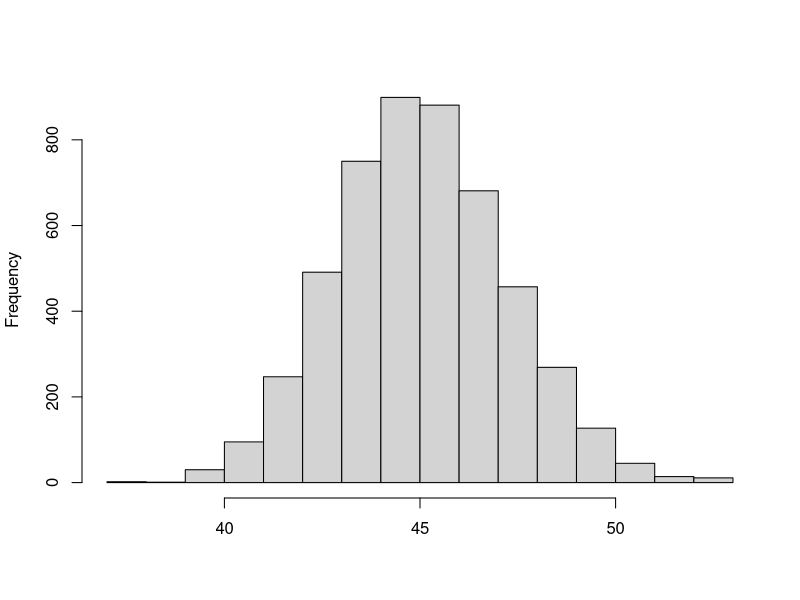
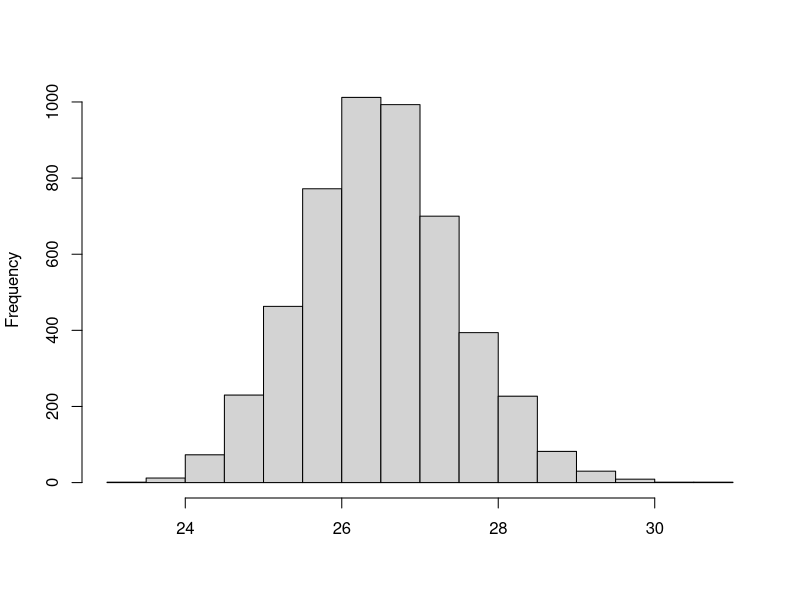

Recreate these plots in R, in order.
# CODE1001
rm(list=ls()) # CLEAR WORKSPACE
set.seed(123)

nindiv <- 2000
nmark <- 150
nsamples <- nindiv*nmark
# GENERATE COVARIATE MATRIX FROM BINOMIAL DISTRIBUTION
X<-matrix(nrow=nindiv,ncol=nmark,
          rbinom(n=nsamples,size=2,p=.5))
#########################################################
# CHOOSE VALUE FOR MEAN mu 
mu <- 10
# CHOOSE VALUE FOR ENVIRONMENTAL VARIANCE ves
ves<-20
b<-matrix(data=0.0,nrow=nmark,ncol=1) # b from operational model

et<- rnorm(nindiv,mean=0,sd=sqrt(ves))
b <- rnorm(nmark,mean=0,sd=2)
y <- mu + X %*%b + et
train <- sample(1:nrow(X),floor(0.5*nrow(X)))
Xt <- X[train,]
yt <- y[train]
Xv <- X[-train,]
yv <- y[-train]
Zt <- cbind(1,Xt)
Zv <- cbind(1,Xv)
##################################################
#####   coefficient matrix LHSt, rhs & solution solt
RHSt <- crossprod(Zt,yt)
LHSt <- crossprod(Zt)
solt <- solve(LHSt,RHSt)
e <- yt-Zt%*%solt
##################################################
rep <- 5000 # NUMBER OF DRAWS USING COMPOSITION
ystartrain <- matrix(data=NA,nrow=length(yt),ncol=1)
ystarval <- matrix(data=NA,nrow=length(yt),ncol=1)

resMSE <- matrix(data=NA,nrow=rep,ncol=3)
res <- matrix(data=NA,nrow=rep,ncol=(nmark+2))

scale <- sum(e^2)
Cinv <- solve(LHSt)
ch <- chol(Cinv)
ptm<-proc.time()

for (i in 1:rep){
  #  print(i)
  df <- length(yt)-(nmark+1)-2 
  # DRAW RESIDUAL VARIANCE
  varstar <- scale/rchisq(1,df)
  resid <- rnorm(length(solt),0,1)
  # DRAW LOCATION PARAMETERS
  bstar <- solt + t(ch)%*% resid*sqrt(varstar) 
  ystartrain <- Zt%*%bstar + 
    rnorm(length(ystartrain),0,sd=sqrt(varstar))
  # # DRAW VALIDATING DATA  
  ystarval <- Zv%*%bstar + 
    rnorm(length(ystarval),0,sd=sqrt(varstar)) 
  msevalystar <- mean((ystarval-yv)^2) # MSE_3
  msetrainystar <- mean((ystartrain-yt)^2)
  msevalbstar <- mean((Zv%*%bstar-yv)^2) # MSE_2
  resMSE[i,] <- c(msetrainystar,msevalystar,msevalbstar)
  res[i,] <- c(varstar,bstar)
}
proc.time()-ptm
av <- apply(res,2,mean)
bstarhat <- av[2:(nmark+2)]
ystarhatval <- Zv%*%bstarhat
mse_1 <- mean((ystarhatval-yv)^2) # POINT PREDICTOR
mserrors <- apply(resMSE,2,mean)
mse_2 <- mserrors[3]
mse_3 <- mserrors[2]
ci_2 <- quantile(resMSE[,3],c(0.025,0.975))
ci_3 <- quantile(resMSE[,2],c(0.025,0.975))
#ci_2

hist(resMSE[,2],main=NA,xlab=NA)

hist(resMSE[,3],main=NA,xlab=NA)
